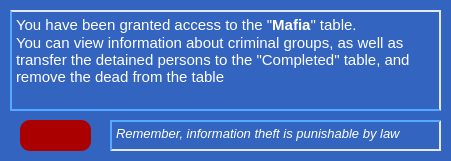
  <widget class="QFrame" name="frame_2">
   <property name="geometry">
    <rect>
     <x>730</x>
     <y>560</y>
     <width>451</width>
     <height>161</height>
    </rect>
   </property>
   <property name="styleSheet">
    <string notr="true">background-color: rgb(51, 100, 191);
border: 5px;
border-color: rgb(51, 100, 191);</string>
   </property>
   <property name="frameShape">
    <enum>QFrame::StyledPanel</enum>
   </property>
   <property name="frameShadow">
    <enum>QFrame::Raised</enum>
   </property>
   <widget class="QTextEdit" name="textEdit_27">
    <property name="geometry">
     <rect>
      <x>10</x>
      <y>10</y>
      <width>431</width>
      <height>101</height>
     </rect>
    </property>
    <property name="styleSheet">
     <string notr="true">border: 2px solid rgb(228, 232, 235);
border-left-color: rgb(85, 170, 255);
border-bottom-color: rgb(85, 170, 255);


</string>
    </property>
    <property name="html">
     <string>&lt;!DOCTYPE HTML PUBLIC &quot;-//W3C//DTD HTML 4.0//EN&quot; &quot;http://www.w3.org/TR/REC-html40/strict.dtd&quot;&gt;
&lt;html&gt;&lt;head&gt;&lt;meta name=&quot;qrichtext&quot; content=&quot;1&quot; /&gt;&lt;style type=&quot;text/css&quot;&gt;
p, li { white-space: pre-wrap; }
&lt;/style&gt;&lt;/head&gt;&lt;body style=&quot; font-family:'MS Shell Dlg 2'; font-size:8.25pt; font-weight:400; font-style:normal;&quot;&gt;
&lt;p style=&quot; margin-top:0px; margin-bottom:0px; margin-left:0px; margin-right:0px; -qt-block-indent:0; text-indent:0px;&quot;&gt;&lt;span style=&quot; font-size:11pt; color:#ffffff;&quot;&gt;You have been granted access to the &amp;quot;&lt;/span&gt;&lt;span style=&quot; font-size:11pt; font-weight:600; color:#ffffff;&quot;&gt;Mafia&lt;/span&gt;&lt;span style=&quot; font-size:11pt; color:#ffffff;&quot;&gt;&amp;quot; table.&lt;/span&gt;&lt;/p&gt;
&lt;p style=&quot; margin-top:0px; margin-bottom:0px; margin-left:0px; margin-right:0px; -qt-block-indent:0; text-indent:0px;&quot;&gt;&lt;span style=&quot; font-size:11pt; color:#ffffff;&quot;&gt;You can view information about criminal groups, as well as transfer the detained persons to the &amp;quot;Completed&amp;quot; table, and remove the dead from the table&lt;/span&gt;&lt;/p&gt;&lt;/body&gt;&lt;/html&gt;</string>
    </property>
   </widget>
   <widget class="QTextEdit" name="textEdit_28">
    <property name="geometry">
     <rect>
      <x>110</x>
      <y>120</y>
      <width>331</width>
      <height>31</height>
     </rect>
    </property>
    <property name="styleSheet">
     <string notr="true">border: 2px solid rgb(51, 100, 191);
border-top-color:  rgb(85, 170, 255);
border-right-color: rgb(228, 232, 235);
border-left-color:  rgb(85, 170, 255);
border-bottom-color: rgb(228, 232, 235);

</string>
    </property>
    <property name="html">
     <string>&lt;!DOCTYPE HTML PUBLIC &quot;-//W3C//DTD HTML 4.0//EN&quot; &quot;http://www.w3.org/TR/REC-html40/strict.dtd&quot;&gt;
&lt;html&gt;&lt;head&gt;&lt;meta name=&quot;qrichtext&quot; content=&quot;1&quot; /&gt;&lt;style type=&quot;text/css&quot;&gt;
p, li { white-space: pre-wrap; }
&lt;/style&gt;&lt;/head&gt;&lt;body style=&quot; font-family:'MS Shell Dlg 2'; font-size:8.25pt; font-weight:400; font-style:normal;&quot;&gt;
&lt;p style=&quot; margin-top:0px; margin-bottom:0px; margin-left:0px; margin-right:0px; -qt-block-indent:0; text-indent:0px;&quot;&gt;&lt;span style=&quot; font-size:10pt; font-style:italic; color:#ffffff;&quot;&gt;Remember, information theft is punishable by law&lt;/span&gt;&lt;/p&gt;&lt;/body&gt;&lt;/html&gt;</string>
    </property>
   </widget>
   <widget class="QPushButton" name="exit_Button">
    <property name="geometry">
     <rect>
      <x>20</x>
      <y>120</y>
      <width>71</width>
      <height>31</height>
     </rect>
    </property>
    <property name="cursor">
     <cursorShape>PointingHandCursor</cursorShape>
    </property>
    <property name="styleSheet">
     <string notr="true">QPushButton{
background-color:rgb(170, 0, 0);
border-radius: 10px;
} 

QPushButton:hover
{
background-color: rgb(144, 0, 0);
 }

QPushButton:pressed
{
padding-top: 3px;
 background-color:rgb(121, 0, 0);
}
</string>
    </property>
    <property name="text">
     <string/>
    </property>
    <property name="icon">
     <iconset>
      <normaloff>../../../Python projects/PicturesForApps/picForButton3.png</normaloff>../../../Python projects/PicturesForApps/picForButton3.png</iconset>
    </property>
    <property name="iconSize">
     <size>
      <width>25</width>
      <height>25</height>
     </size>
    </property>
   </widget>
  </widget>
